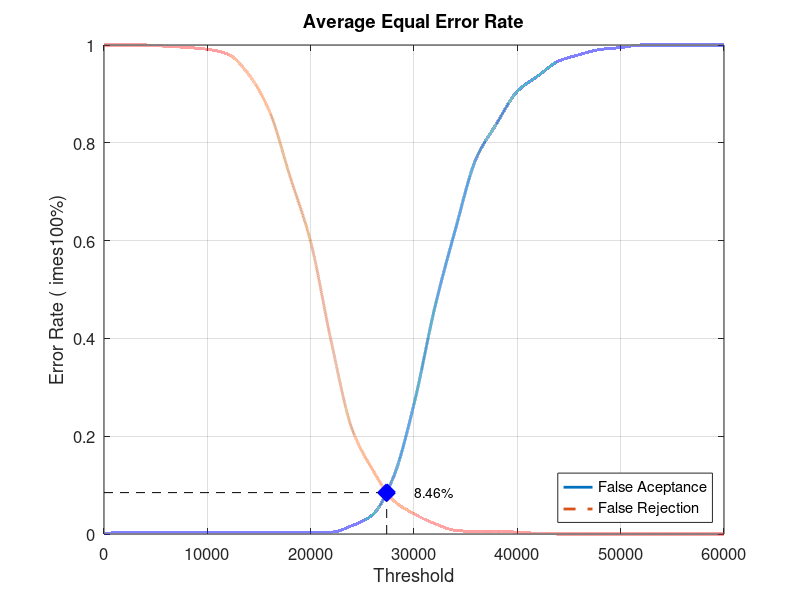
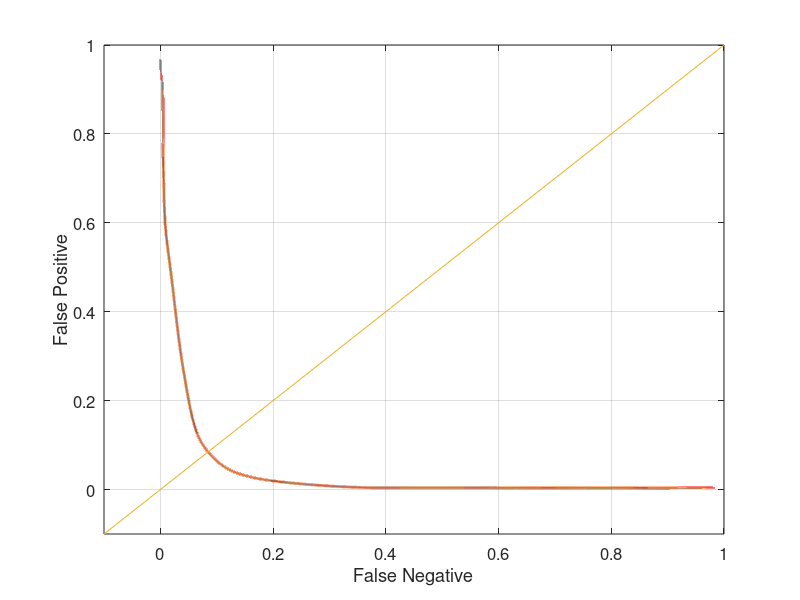

Write MATLAB code to recreate these figures, in order.
close all;
clear;
clc;
x = 0:2000:60000;
xq = 0:0.5:60000;

y0 = [0 0.00394737 0.00394737 0.00394737 0.00394737 0.00394737 0.00394737 0.00394737 0.00394737 0.00394737 0.00394737 0.00394737 0.0171053 0.0394737 0.115789 0.265789 0.461842 0.622368 0.767105 0.839474 0.905263 0.936842 0.967105 0.980263 0.990789 0.994737 1 1 1 1 1]
yy0 = interp1(x, y0, xq, 'pchip');
y1 = [1 1 1 0.9975 0.995 0.99125 0.98125 0.94 0.865 0.73125 0.5975 0.3925 0.215 0.13125 0.06875 0.04125 0.02125 0.0075 0.005 0.005 0.00375 0.00125 0 0 0 0 0 0 0 0 0]
yy1 = interp1(x, y1, xq, 'pchip');

% Calculating EER: 
y2 = abs(y0 - y1);
find(y2 == min(y2))
yy2 = abs(yy0 - yy1);
xEER = find(yy2 == min(yy2));
xEERIndex = xq(xEER) % X-axis EER
yEER = yy0(xEER) % Y-axis EER

main = figure
plot(xq, yy0,'-','LineWidth', 2);	hold on
plot(xq, yy1,'--','LineWidth', 2);	hold on
plot([xEERIndex xEERIndex], [0 yEER], 'k--');	hold on
plot([0 xEERIndex], [yEER yEER], 'k--');	hold on
plot(xEERIndex, yEER, 'bx', 'LineWidth', 10);	hold on
text(xEERIndex + 10 * xEERIndex / 100, yEER, [num2str(round((10000 * yEER)) / 100) '%'])
legend('False Aceptance', 'False Rejection', 'Location', 'SouthEast')
xlabel('Threshold')
ylabel('Error Rate (	imes100%)')
title('Average Equal Error Rate')
set(gca, 'FontSize', 12)
axis([0 60000 0 1])
grid on

print(main, 'Experiment5AverageMain', '-dpng');
FNRxFPR = figure('Color', [1 1 1]);
plot(yy1, yy0, '-', yy1, yy0, 'LineWidth', 2);
hold on
y = -0.1:0.1:1
plot(y, y); 
set(gca, 'FontSize', 12)
xlabel('False Negative')
ylabel('False Positive')
axis([-0.1 1 -0.1 1])
set(gca, 'FontSize', 12)
grid on

print(FNRxFPR, 'Experiment5AverageFNRxFPR','-dpng');
